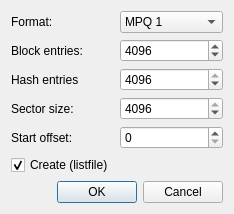
<?xml version="1.0" encoding="UTF-8"?>
<ui version="4.0">
 <class>CreationDialog</class>
 <widget class="QWidget" name="CreationDialog">
  <property name="geometry">
   <rect>
    <x>0</x>
    <y>0</y>
    <width>234</width>
    <height>184</height>
   </rect>
  </property>
  <property name="windowTitle">
   <string>Create MPQ Archive</string>
  </property>
  <layout class="QGridLayout" name="gridLayout">
   <item row="5" column="1">
    <widget class="QLabel" name="label_5">
     <property name="text">
      <string>Start offset:</string>
     </property>
    </widget>
   </item>
   <item row="2" column="1">
    <widget class="QLabel" name="label">
     <property name="text">
      <string>Block entries:</string>
     </property>
    </widget>
   </item>
   <item row="0" column="2">
    <widget class="QComboBox" name="m_formatComboBox">
     <item>
      <property name="text">
       <string>MPQ 1</string>
      </property>
     </item>
     <item>
      <property name="text">
       <string>MPQ 2</string>
      </property>
     </item>
    </widget>
   </item>
   <item row="7" column="1" colspan="2">
    <widget class="QDialogButtonBox" name="m_buttonBox">
     <property name="standardButtons">
      <set>QDialogButtonBox::Cancel|QDialogButtonBox::Ok</set>
     </property>
    </widget>
   </item>
   <item row="3" column="1">
    <widget class="QLabel" name="label_2">
     <property name="text">
      <string>Hash entries</string>
     </property>
    </widget>
   </item>
   <item row="4" column="2">
    <widget class="QSpinBox" name="m_sectorSizeSpinBox">
     <property name="maximum">
      <number>4096</number>
     </property>
     <property name="value">
      <number>4096</number>
     </property>
    </widget>
   </item>
   <item row="2" column="2">
    <widget class="QSpinBox" name="m_blockEntriesSpinBox">
     <property name="maximum">
      <number>999999999</number>
     </property>
     <property name="value">
      <number>4096</number>
     </property>
    </widget>
   </item>
   <item row="5" column="2">
    <widget class="QSpinBox" name="m_startOffsetSpinBox"/>
   </item>
   <item row="3" column="2">
    <widget class="QSpinBox" name="m_hashEntriesSpinBox">
     <property name="maximum">
      <number>4096</number>
     </property>
     <property name="value">
      <number>4096</number>
     </property>
    </widget>
   </item>
   <item row="4" column="1">
    <widget class="QLabel" name="label_4">
     <property name="text">
      <string>Sector size:</string>
     </property>
    </widget>
   </item>
   <item row="0" column="1">
    <widget class="QLabel" name="label_3">
     <property name="text">
      <string>Format:</string>
     </property>
    </widget>
   </item>
   <item row="6" column="1" colspan="2">
    <widget class="QCheckBox" name="m_createListfileCheckBox">
     <property name="text">
      <string>Create (listfile)</string>
     </property>
     <property name="checked">
      <bool>true</bool>
     </property>
    </widget>
   </item>
  </layout>
 </widget>
 <resources/>
 <connections/>
</ui>
